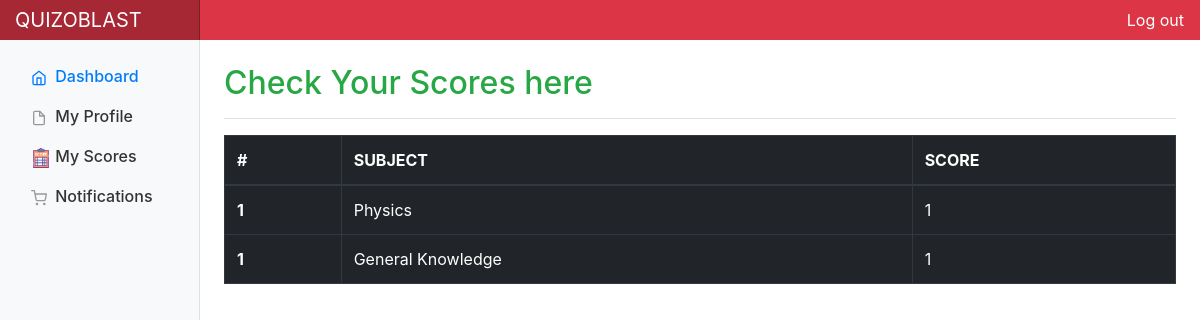
Screenshot of /score/3/ with the database file from the repository.
### quiz/models.py (models this page shows, shortened)
class Score(models.Model):
    user=models.ForeignKey(User,on_delete=models.CASCADE)
    sub=models.ForeignKey(Subject,on_delete=models.CASCADE)
    marks=models.IntegerField(default=0)

class Subject(models.Model):
    name=models.CharField(max_length=100)
    image=models.ImageField(upload_to='sub_images',default='media/sub_images/default_sub.jpg')
    description=models.TextField(max_length=1500)

### users/views.py (the view)
# urls.py: path('score/<int:id>/',user_views.score,name='score'),
def score(request,id):
    profile=Profile.objects.get(user=id)
    score=Score.objects.filter(user=id)
    return render(request,'users/score.html',{'score':score,'profile':profile})

### users/templates/users/score.html (shortened to what this page needs)
{% load static %}
<!DOCTYPE html>
<html lang="en">
<head>
    <link rel="stylesheet" href="{% static 'QuizoBlast/dash_style.css'%}">
    <link href="//maxcdn.bootstrapcdn.com/bootstrap/4.0.0/css/bootstrap.min.css" rel="stylesheet" id="bootstrap-css">
</head>
<body>
    <nav class="navbar navbar-light fixed-top bg-danger flex-md-nowrap p-0 shadow">
      <a class="navbar-brand col-sm-3 col-md-2 mr-0" href="{% url 'homepage' %}" style="color: white">QUIZOBLAST</a>
      <ul class="navbar-nav px-3">
        <li class="nav-item text-nowrap">
          <a class="nav-link" href="{% url 'logout' %}" style="color: white">Log out</a>
        </li>
      </ul>
    </nav>
    <div class="container-fluid">
        <div class="row">
            <nav class="col-md-2 d-none d-md-block bg-light sidebar">
            <div class="sidebar-sticky">
                <ul class="nav flex-column">
                <li class="nav-item">
                    <a class="nav-link active" href="{% url 'dashboard' profile.user.id %}">
                    Dashboard <span class="sr-only">(current)</span>
                    </a>
                </li>
                <li class="nav-item">
                    <a class="nav-link" href="{% url 'about_me' profile.id %}">
                    My Profile
                    </a>
                </li>
                <li class="nav-item">
                    <a class="nav-link" href="#">
                    <img src="{% static 'QuizoBlast/score.png' %}" height="20px" width="20px">
                    My Scores
                    </a>
                </li>
                <li class="nav-item">
                    <a class="nav-link" href="#">
                    Notifications
                    </a>
                </li>
                </ul>
            </div>
            </nav>
            <main role="main" class="col-md-9 ml-sm-auto col-lg-10 px-4">
            <div class="d-flex justify-content-between flex-wrap flex-md-nowrap align-items-center pt-3 pb-2 mb-3 border-bottom">
                <h1 class="h2 text-success">Check Your Scores here</h1>
            </div>
            <div class="pb-5">
                <table class="table table-bordered table-dark">
                    <thead>
                      <tr>
                        <th scope="col">#</th>
                        <th scope="col">SUBJECT</th>
                        <th scope="col">SCORE</th>
                      </tr>
                    </thead>
                    <tbody>
                        {% for score_ob in score%}
                      <tr>
                        <th scope="row">1</th>
                        <td>{{score_ob.sub.name}}</td>
                        <td>{{score_ob.marks}}</td>
                      </tr>
                      {% endfor %}
                    </tbody>
                </table>
            </div>
            </main>
        </div>
    </div>
</body>
</html>

### QuizoBlast/static/QuizoBlast/dash_style.css (style rules this page uses)
body { font-size: .875rem; }
.feather { width: 16px; height: 16px; vertical-align: text-bottom; }
.sidebar { position: fixed; top: 0; bottom: 0; left: 0; z-index: 100; padding: 48px 0 0; box-shadow: inset -1px 0 0 rgba(0, 0, 0, .1); }
.sidebar-sticky { position: relative; top: 0; height: calc(100vh - 48px); padding-top: .5rem; overflow-x: hidden; overflow-y: auto; }
.sidebar .nav-link { font-weight: 500; color: #333; }
.sidebar .nav-link .feather { margin-right: 4px; color: #999; }
.sidebar .nav-link.active { color: #007bff; }
.sidebar .nav-link:hover .feather, .sidebar .nav-link.active .feather { color: inherit; }
[role="main"] { padding-top: 133px; }
@media (min-width: 768px) { [role="main"] { padding-top: 48px; } }
.navbar-brand { padding-top: .75rem; padding-bottom: .75rem; font-size: 1rem; background-color: rgba(0, 0, 0, .25); box-shadow: inset -1px 0 0 rgba(0, 0, 0, .25); }

### rows the page displays
Score: sub.name "Physics", marks "1"
Score: sub.name "General Knowledge", marks "1"
